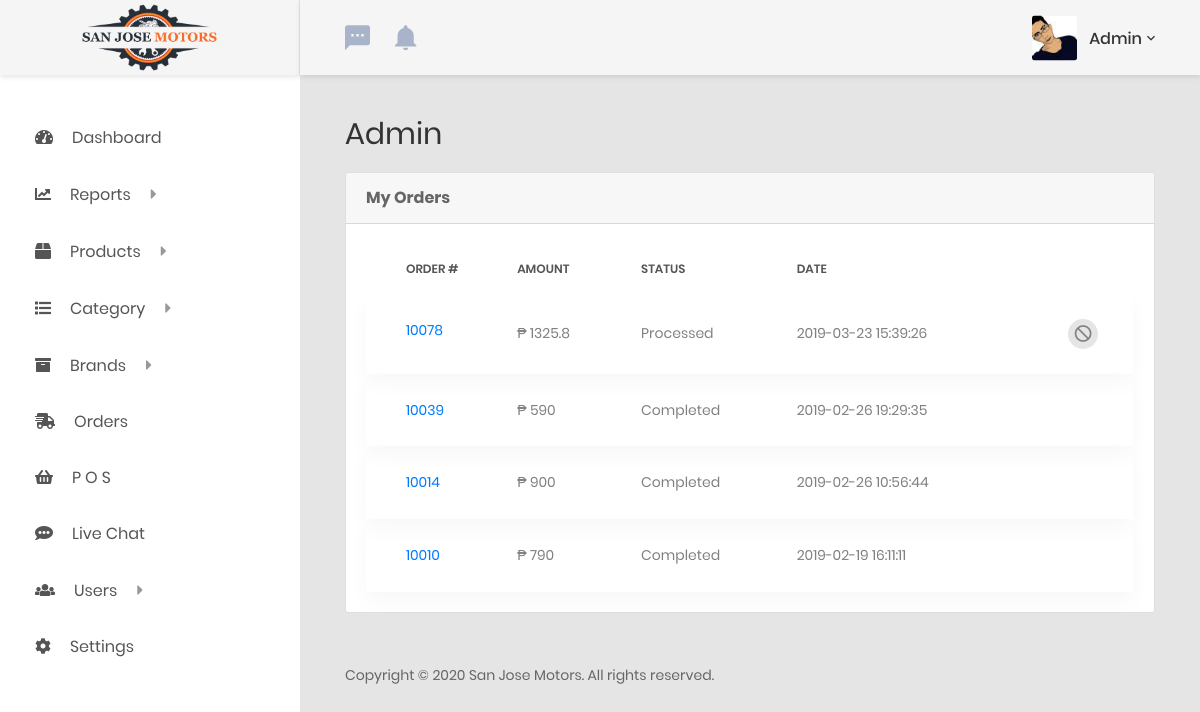
The app's page /admin/profile.php (signed in) with its own data.
### tables this page shows
CREATE TABLE `users` (
  `ID` bigint(20) NOT NULL,
  `username` varchar(255) NOT NULL,
  `email` varchar(255) NOT NULL,
  `password` varchar(255) NOT NULL,
  `active` enum('0','1') NOT NULL,
  `status` enum('online','offline','isle') NOT NULL DEFAULT 'offline',
  `role` int(11) NOT NULL,
  `auth` varchar(255) NOT NULL,
  `reg_date` datetime NOT NULL DEFAULT CURRENT_TIMESTAMP
);

CREATE TABLE `orders` (
  `ID` bigint(20) NOT NULL,
  `type` enum('Online order','Walk-in') NOT NULL,
  `amount` varchar(255) NOT NULL,
  `products` varchar(255) NOT NULL,
  `status` enum('pending','processed','completed','cancelled') NOT NULL,
  `managed_by` varchar(255) NOT NULL,
  `user_details` varchar(1000) NOT NULL,
  `user_ID` bigint(20) NOT NULL,
  `date_added` datetime NOT NULL DEFAULT CURRENT_TIMESTAMP
);

### main.php (called while the page is built, shortened)
<?php
$current_userinfo = [];
$user_id = 0;
$siteinfo = [];
$mysqli = new mysqli( DB_HOST, DB_USER, DB_PASSWORD, DB_NAME );
function user_is_loggedin() {
    if( ! empty( $_SESSION['uid'] ) || ! empty( $_COOKIE['uid'] ) ) {
        return true;
    }
    return false;
}
if( user_is_loggedin() ) {
    $user_id = $_SESSION['uid'];
}
function get_currentuser( $field = 'ID' ) {
    global $current_userinfo, $mysqli, $user_id;
    if( empty( $current_userinfo ) ) {
        $current_user_smtp = $mysqli->prepare( "SELECT * FROM users WHERE ID = ? LIMIT 1" );
        $current_user_smtp->bind_param( 'i', $user_id );
        $current_user_smtp->execute();
        $current_user_result = $current_user_smtp->get_result();
        if( $current_user_result->num_rows > 0 ) {
            while( $row = $current_user_result->fetch_assoc() ) {
                $current_userinfo['ID'] = $user_id;
                $current_userinfo['username'] = $row['username'];
                $current_userinfo['email'] = $row['email'];
                $current_userinfo['role'] = $row['role'];
                $current_userinfo['active'] = $row['active'];
                $current_userinfo['status'] = $row['status'];
                $current_userinfo['reg_date'] = $row['reg_date'];
                $current_userinfo['auth'] = $row['auth'];
            }
        }
    }
    return isset( $current_userinfo[$field] ) ? $current_userinfo[$field] : '';
}
function get_userby( $field, $uid ) {
    global $mysqli;
    $select_stmt = $mysqli->prepare( "SELECT * FROM users WHERE ID = ?" );
    $select_stmt->bind_param( 'i', $uid );
    $select_stmt->execute();
    $select_result = $select_stmt->get_result();
    if( $select_result->num_rows > 0 ) {
        while( $row = $select_result->fetch_assoc() ) {
            return $row[$field];
        }
    }
    return false;
}
function get_siteinfo( $key ) {
    global $siteinfo, $mysqli;
    if( empty( $siteinfo ) ) {
        $siteinfo_stmt = $mysqli->prepare( "SELECT * FROM options" );
        $siteinfo_stmt->execute();
        $siteinfo_result = $siteinfo_stmt->get_result();
        if( $siteinfo_result->num_rows > 0 ) {
            while( $row = $siteinfo_result->fetch_assoc() ) {
                $siteinfo[$row['option_key']] = $row['option_value'];
            }
        }
    }
    return isset( $siteinfo[$key] ) ? $siteinfo[$key] : '';
}
function site_url( $path = '' ) {
    return get_siteinfo( 'site-url' ) . $path;
}
function site_dir( $path = '' ) {
    return dirname( __FILE__ ) . $path;
}
function esc_int( $str ) {
    return (int) $str;
}
function get_userimage( $uid, $size = '' ) {
    $user_image_url = site_url( '/uploads/user/' . $uid );
    $user_image_path = site_dir( '/uploads/user/' . $uid . '.jpg' );
    if( file_exists( $user_image_path ) ) {
        $user_image_url .= empty( $size ) ? '' : '-' . $size;
        $user_image_url .= '.jpg';
        return $user_image_url . '?mt=' . filemtime( $user_image_path );
    }
    return site_url( '/assets/images/person.png' );
}
function currentuser_is_customer() {
    $role = esc_int( get_currentuser( 'role' ) );
}

### admin/profile.php (the view)
<?php
require_once 'functions.php';
global $user_id;
$uid = ! empty( $_GET['id'] ) ? esc_int( $_GET['id'] ) : $user_id;
$site_title = 'Profile';
if( empty( $_GET['id'] ) ) {
    $site_title = ucfirst( get_userby( 'username', $uid ) );
}
include_once 'header.php';
include_once 'sidebar.php'; ?>
<div class="row">
    <div class="col-md-12">
        <div class="overview-wrap">
            <h2 class="title-1"><?php echo $site_title; ?></h2>
        </div>
    </div>
</div>
<form method="POST" action="" enctype="multipart/form-data">
    <div class="row">
        <div class="col-sm-12">
            <div class="card">
                <div class="card-header">
                    <strong><?php if( empty( $_GET['id'] ) ) {
                        echo 'My Orders';
                    }else{
                        echo 'Orders';
                    } ?></strong>
                </div>
                <div class="card-body card-block">
                    <div class="table-responsive table-responsive-data2">
                        <table class="table table-data2">
                            <thead>
                                <tr>
                                    <th>Order #</th>
                                    <th>amount</th>
                                    <th>status</th>
                                    <th>date</th>
                                </tr>
                            </thead>
                            <tbody>
                                <?php
                                $orders_stmt = $mysqli->prepare( "SELECT * FROM orders WHERE user_ID = ? ORDER BY date_added DESC" );
                                $orders_stmt->bind_param( 'i', $uid );
                                $orders_stmt->execute();
                                $orders_result = $orders_stmt->get_result();
                                if( $orders_result->num_rows > 0 ) :
                                    while( $row = $orders_result->fetch_assoc() ) : ?>
                                        <tr class="tr-shadow">
                                            <td><a href="<?php echo site_url( '/admin/order.php?action=edit&id=' . $row['ID'] ); ?>"><?php echo $row['ID']; ?></a></td>
                                            <td>&#8369; <?php echo $row['amount']; ?></td>
                                            <td><?php echo ucfirst( $row['status'] ); ?></td>
                                            <td><?php echo $row['date_added']; ?></td>
                                            <?php if( esc_int( $row['user_ID'] ) === $user_id && $row['status'] !== 'cancelled' && $row['status'] !== 'completed' ) : ?>
                                            <td>
                                                <div class="table-data-feature">
                                                    <a href="<?php echo site_url( '/admin/order.php?action=cancel&id=' . $row['ID'] ); ?>" class="item js-confirm" data-confirm-text="Are you sure you want to cancel your order?" data-toggle="tooltip" data-placement="top" title="Cancel">
                                                        <i class="zmdi zmdi-block-alt"></i>
                                                    </a>
                                                </div>
                                            </td>
                                            <?php endif; ?>
                                        </tr>
                                    <?php
                                    endwhile;
                                endif;
                                $orders_stmt->close(); ?>
                            </tbody>
                        </table>
                    </div>
                </div>
            </div>
        </div>
    </div>
</form>
<?php include_once 'footer.php';

### admin/sidebar.php (shortened to what this page needs)
<aside class="menu-sidebar d-none d-lg-block">
    <div class="logo">
        <a href="<?php echo site_url(); ?>">
            <img src="../assets/images/logo.png" alt="San Jose Motors" />
        </a>
    </div>
    <div class="menu-sidebar__content js-scrollbar1">
        <nav class="navbar-sidebar">
            <ul class="list-unstyled navbar__list">
                <?php include 'navigation.php'; ?>
            </ul>
        </nav>
    </div>
</aside>
<div class="page-container">
    <header class="header-desktop">
        <div class="section__content section__content--p30">
            <div class="container-fluid">
                <div class="header-wrap">
                    <div class="header-button">
                        <div class="noti-wrap">
                            <?php if( !currentuser_is_customer() ) : ?>
                            <div id="chat-notif" class="noti__item js-item-menu">
                                <i class="zmdi zmdi-comment-more"></i>
                            </div>
                            <div id="notif" class="noti__item js-item-menu">
                                <i class="zmdi zmdi-notifications"></i>
                            </div>
                            <?php endif; ?>
                        </div>
                        <div class="account-wrap">
                            <div class="account-item clearfix js-item-menu">
                                <div class="image">
                                    <img src="<?php echo get_userimage( $user_id, 'small' ); ?>" alt="<?php echo get_currentuser( 'username' ); ?>" />
                                </div>
                                <div class="content">
                                    <a class="js-acc-btn" href="#"><?php echo get_currentuser( 'username' ); ?></a>
                                </div>
                            </div>
                        </div>
                    </div>
                </div>
            </div>
        </div>
    </header>
    <div class="main-content">
        <div class="section__content section__content--p30">
            <div class="container-fluid">

### records on screen
users: username "Admin"
orders: ID "10078", amount "1325.8", status "Processed", date_added "2019-03-23 15:39:26"
orders: ID "10039", amount "590", status "Completed", date_added "2019-02-26 19:29:35"
orders: ID "10014", amount "900", status "Completed", date_added "2019-02-26 10:56:44"
orders: ID "10010", amount "790", status "Completed", date_added "2019-02-19 16:11:11"

### other values on screen
$item['title'] "Dashboard"
$item['title'] "Reports"
$item['title'] "Products"
$item['title'] "Category"
$item['title'] "Brands"
$item['title'] "Orders"
$item['title'] "P O S"
$item['title'] "Live Chat"
$item['title'] "Users"
$item['title'] "Settings"
get_siteinfo( 'site-name' ) "San Jose Motors"
